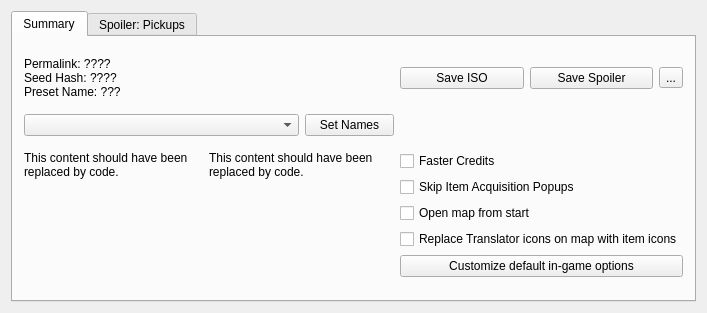
<?xml version="1.0" encoding="UTF-8"?>
<ui version="4.0">
 <class>SeedDetailsWindow</class>
 <widget class="QMainWindow" name="SeedDetailsWindow">
  <property name="geometry">
   <rect>
    <x>0</x>
    <y>0</y>
    <width>707</width>
    <height>313</height>
   </rect>
  </property>
  <property name="windowTitle">
   <string>Seed Details</string>
  </property>
  <widget class="QWidget" name="centralWidget">
   <property name="maximumSize">
    <size>
     <width>16777215</width>
     <height>16777215</height>
    </size>
   </property>
   <property name="layoutDirection">
    <enum>Qt::LeftToRight</enum>
   </property>
   <layout class="QVBoxLayout" name="verticalLayout">
    <item>
     <widget class="QTabWidget" name="layout_info_tab">
      <property name="currentIndex">
       <number>0</number>
      </property>
      <widget class="QWidget" name="details_tab">
       <attribute name="title">
        <string>Summary</string>
       </attribute>
       <layout class="QGridLayout" name="gridLayout_3">
        <item row="0" column="4">
         <widget class="QPushButton" name="export_iso_button">
          <property name="text">
           <string>Save ISO</string>
          </property>
         </widget>
        </item>
        <item row="2" column="4" colspan="3">
         <layout class="QVBoxLayout" name="verticalLayout_4">
          <item>
           <widget class="QCheckBox" name="faster_credits_check">
            <property name="text">
             <string>Faster Credits</string>
            </property>
           </widget>
          </item>
          <item>
           <widget class="QCheckBox" name="remove_hud_popup_check">
            <property name="text">
             <string>Skip Item Acquisition Popups</string>
            </property>
           </widget>
          </item>
          <item>
           <widget class="QCheckBox" name="open_map_check">
            <property name="text">
             <string>Open map from start</string>
            </property>
           </widget>
          </item>
          <item>
           <widget class="QCheckBox" name="pickup_markers_check">
            <property name="text">
             <string>Replace Translator icons on map with item icons</string>
            </property>
           </widget>
          </item>
          <item>
           <widget class="QPushButton" name="customize_user_preferences_button">
            <property name="text">
             <string>Customize default in-game options</string>
            </property>
           </widget>
          </item>
         </layout>
        </item>
        <item row="0" column="6">
         <widget class="QToolButton" name="tool_button">
          <property name="text">
           <string>...</string>
          </property>
          <property name="popupMode">
           <enum>QToolButton::InstantPopup</enum>
          </property>
         </widget>
        </item>
        <item row="0" column="5">
         <widget class="QPushButton" name="export_log_button">
          <property name="text">
           <string>Save Spoiler</string>
          </property>
         </widget>
        </item>
        <item row="0" column="0" colspan="4">
         <widget class="QLabel" name="layout_title_label">
          <property name="sizePolicy">
           <sizepolicy hsizetype="Preferred" vsizetype="Minimum">
            <horstretch>0</horstretch>
            <verstretch>0</verstretch>
           </sizepolicy>
          </property>
          <property name="text">
           <string>&lt;html&gt;&lt;head/&gt;&lt;body&gt;&lt;p&gt;Permalink: ????&lt;br/&gt;Seed Hash: ????&lt;br/&gt;Preset Name: ???&lt;/p&gt;&lt;/body&gt;&lt;/html&gt;</string>
          </property>
          <property name="textInteractionFlags">
           <set>Qt::LinksAccessibleByMouse|Qt::TextSelectableByMouse</set>
          </property>
         </widget>
        </item>
        <item row="2" column="0" colspan="2">
         <widget class="QLabel" name="layout_description_left_label">
          <property name="text">
           <string>&lt;html&gt;&lt;head/&gt;&lt;body&gt;&lt;p&gt;This content should have been replaced by code.&lt;/p&gt;&lt;/body&gt;&lt;/html&gt;</string>
          </property>
          <property name="alignment">
           <set>Qt::AlignLeading|Qt::AlignLeft|Qt::AlignTop</set>
          </property>
          <property name="wordWrap">
           <bool>true</bool>
          </property>
         </widget>
        </item>
        <item row="2" column="2" colspan="2">
         <widget class="QLabel" name="layout_description_right_label">
          <property name="text">
           <string>&lt;html&gt;&lt;head/&gt;&lt;body&gt;&lt;p&gt;This content should have been replaced by code.&lt;/p&gt;&lt;/body&gt;&lt;/html&gt;</string>
          </property>
          <property name="alignment">
           <set>Qt::AlignLeading|Qt::AlignLeft|Qt::AlignTop</set>
          </property>
          <property name="wordWrap">
           <bool>true</bool>
          </property>
         </widget>
        </item>
        <item row="1" column="0" colspan="3">
         <widget class="QComboBox" name="player_index_combo"/>
        </item>
        <item row="1" column="3">
         <widget class="QPushButton" name="set_names_button">
          <property name="text">
           <string>Set Names</string>
          </property>
         </widget>
        </item>
       </layout>
      </widget>
      <widget class="QWidget" name="pickup_tab">
       <attribute name="title">
        <string>Spoiler: Pickups</string>
       </attribute>
       <layout class="QGridLayout" name="gridLayout_2">
        <item row="2" column="2">
         <widget class="QComboBox" name="pickup_spoiler_pickup_combobox">
          <item>
           <property name="text">
            <string>None</string>
           </property>
          </item>
         </widget>
        </item>
        <item row="2" column="0">
         <widget class="QLabel" name="pickup_spoiler_label">
          <property name="toolTip">
           <string>Enter text to the right to filter the list below</string>
          </property>
          <property name="text">
           <string>Search Pickup</string>
          </property>
         </widget>
        </item>
        <item row="2" column="1">
         <widget class="QPushButton" name="pickup_spoiler_show_all_button">
          <property name="text">
           <string>Show All</string>
          </property>
         </widget>
        </item>
        <item row="4" column="0" colspan="3">
         <widget class="QScrollArea" name="pickup_spoiler_scroll_area">
          <property name="verticalScrollBarPolicy">
           <enum>Qt::ScrollBarAlwaysOn</enum>
          </property>
          <property name="sizeAdjustPolicy">
           <enum>QAbstractScrollArea::AdjustToContents</enum>
          </property>
          <property name="widgetResizable">
           <bool>true</bool>
          </property>
          <property name="alignment">
           <set>Qt::AlignLeading|Qt::AlignLeft|Qt::AlignTop</set>
          </property>
          <widget class="QWidget" name="pickup_spoiler_scroll_contents">
           <property name="geometry">
            <rect>
             <x>0</x>
             <y>0</y>
             <width>651</width>
             <height>159</height>
            </rect>
           </property>
           <layout class="QVBoxLayout" name="verticalLayout_3">
            <property name="leftMargin">
             <number>3</number>
            </property>
            <property name="rightMargin">
             <number>3</number>
            </property>
            <item>
             <layout class="QVBoxLayout" name="pickup_spoiler_scroll_content_layout"/>
            </item>
           </layout>
          </widget>
         </widget>
        </item>
        <item row="0" column="0" colspan="3">
         <widget class="QLabel" name="spoiler_starting_location_label">
          <property name="text">
           <string>Starting Location</string>
          </property>
         </widget>
        </item>
        <item row="1" column="0" colspan="3">
         <widget class="QLabel" name="spoiler_starting_items_label">
          <property name="text">
           <string>Starting Items</string>
          </property>
         </widget>
        </item>
       </layout>
      </widget>
     </widget>
    </item>
   </layout>
  </widget>
  <widget class="QMenuBar" name="menuBar">
   <property name="geometry">
    <rect>
     <x>0</x>
     <y>0</y>
     <width>707</width>
     <height>21</height>
    </rect>
   </property>
  </widget>
 </widget>
 <layoutdefault spacing="6" margin="11"/>
 <resources/>
 <connections/>
</ui>
